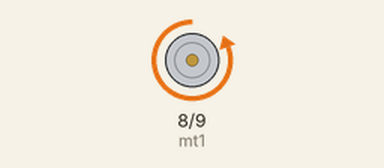
The sketch below on a simulated Arduino Uno, built with avr-gcc and run on an emulated ATmega328P. Shown: motor-driver pin pairs drawn as motors (green arrow = first pin HIGH = forward, orange = second pin HIGH = backward, longer = more drive).

Above: at 1.0 s.
At 3.0 s:
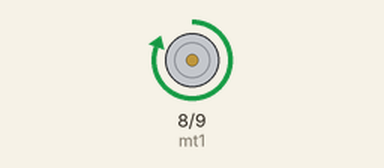
Timing chart, 0 to 5.2 s (numbered marks = the images above):
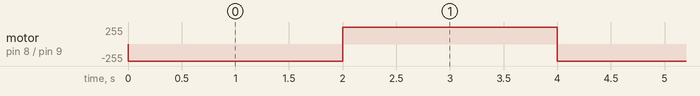

The sketch:

dcmotor.ino
```cpp
const int mt1=8;
const int mt2=9;
void setup() {
  // put your setup code here, to run once:
pinMode(mt1,OUTPUT);
pinMode(mt2,OUTPUT);
digitalWrite(mt1,LOW);
digitalWrite(mt2,LOW);
}

void loop() {
  // put your main code here, to run repeatedly:
digitalWrite(mt1,LOW);
digitalWrite(mt2,HIGH);
delay(2000);
digitalWrite(mt2,LOW);
digitalWrite(mt1,HIGH);
delay(2000);
}
```

Measured:
- by itself, motor on pin 8 (mt1) / pin 9 (mt2): alternates forward 255/255 for 2.0 s and backward 255/255 for 2.0 s
